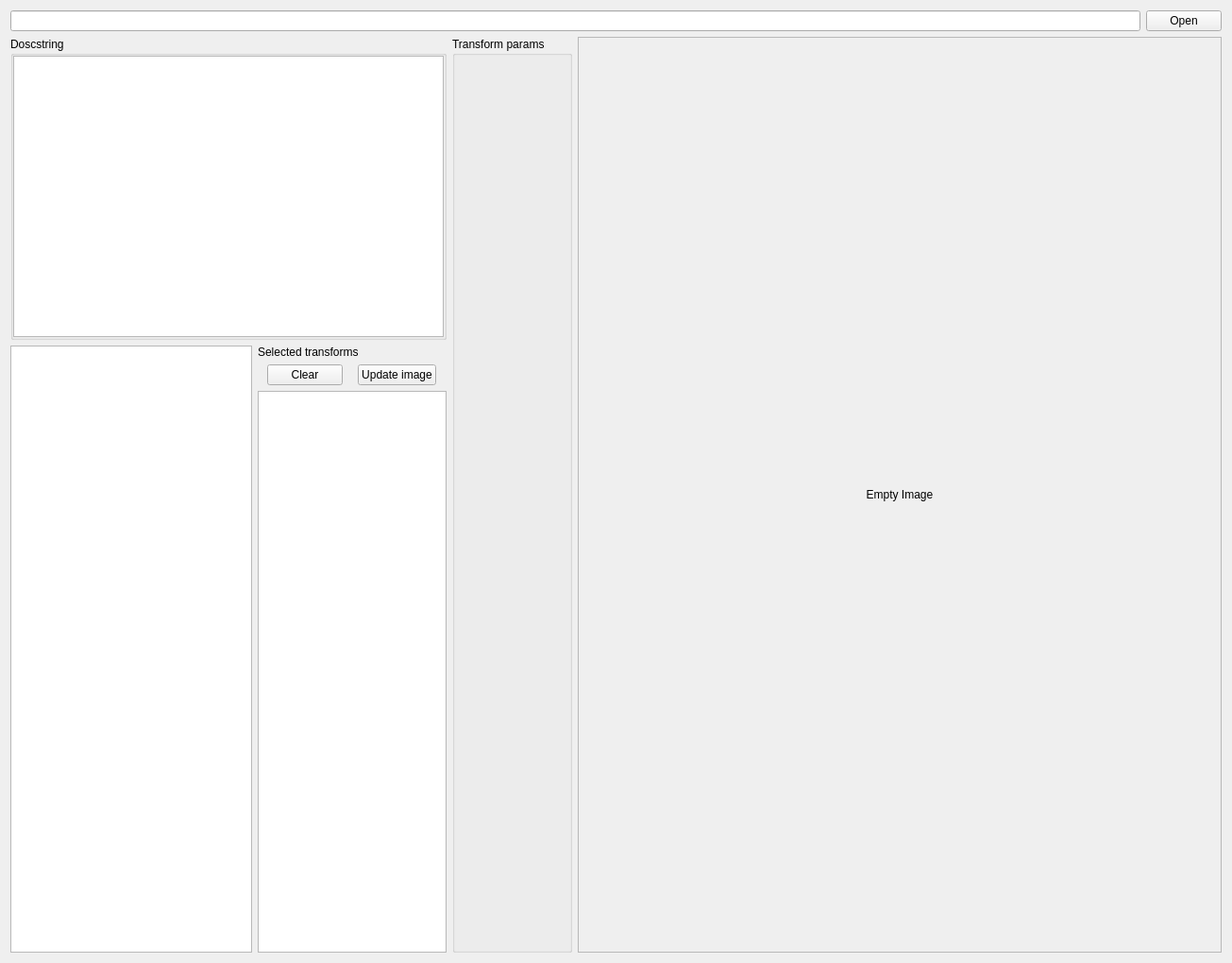
<?xml version="1.0" encoding="UTF-8"?>
<ui version="4.0">
 <class>MainWindow</class>
 <widget class="QMainWindow" name="MainWindow">
  <property name="geometry">
   <rect>
    <x>0</x>
    <y>0</y>
    <width>1305</width>
    <height>1020</height>
   </rect>
  </property>
  <property name="windowTitle">
   <string>MainWindow</string>
  </property>
  <widget class="QWidget" name="centralWidget">
   <layout class="QVBoxLayout" name="verticalLayout">
    <item>
     <layout class="QHBoxLayout" name="horizontalLayout">
      <item>
       <widget class="QLineEdit" name="line_edit_image_path">
        <property name="readOnly">
         <bool>true</bool>
        </property>
       </widget>
      </item>
      <item>
       <widget class="QPushButton" name="button_open_image">
        <property name="text">
         <string>Open</string>
        </property>
       </widget>
      </item>
     </layout>
    </item>
    <item>
     <layout class="QHBoxLayout" name="horizontalLayout_2" stretch="0,0,4">
      <item>
       <layout class="QVBoxLayout" name="verticalLayout_2" stretch="1,2">
        <item>
         <widget class="QGroupBox" name="groupBox_2">
          <property name="title">
           <string>Doscstring</string>
          </property>
          <layout class="QVBoxLayout" name="verticalLayout_3">
           <property name="spacing">
            <number>0</number>
           </property>
           <property name="leftMargin">
            <number>0</number>
           </property>
           <property name="topMargin">
            <number>0</number>
           </property>
           <property name="rightMargin">
            <number>0</number>
           </property>
           <property name="bottomMargin">
            <number>0</number>
           </property>
           <item>
            <widget class="QTextEdit" name="text_edit_docstring">
             <property name="minimumSize">
              <size>
               <width>320</width>
               <height>0</height>
              </size>
             </property>
             <property name="readOnly">
              <bool>true</bool>
             </property>
            </widget>
           </item>
          </layout>
         </widget>
        </item>
        <item>
         <layout class="QHBoxLayout" name="horizontalLayout_5">
          <item>
           <widget class="QTreeView" name="transforms_tree"/>
          </item>
          <item>
           <layout class="QVBoxLayout" name="verticalLayout_4">
            <item>
             <widget class="QLabel" name="label">
              <property name="sizePolicy">
               <sizepolicy hsizetype="Maximum" vsizetype="Preferred">
                <horstretch>0</horstretch>
                <verstretch>0</verstretch>
               </sizepolicy>
              </property>
              <property name="text">
               <string>Selected transforms</string>
              </property>
             </widget>
            </item>
            <item>
             <layout class="QHBoxLayout" name="horizontalLayout_4">
              <item>
               <widget class="QPushButton" name="button_clear">
                <property name="sizePolicy">
                 <sizepolicy hsizetype="Maximum" vsizetype="Fixed">
                  <horstretch>0</horstretch>
                  <verstretch>0</verstretch>
                 </sizepolicy>
                </property>
                <property name="text">
                 <string>Clear</string>
                </property>
               </widget>
              </item>
              <item>
               <widget class="QPushButton" name="button_update_image">
                <property name="sizePolicy">
                 <sizepolicy hsizetype="Maximum" vsizetype="Fixed">
                  <horstretch>0</horstretch>
                  <verstretch>0</verstretch>
                 </sizepolicy>
                </property>
                <property name="text">
                 <string>Update image</string>
                </property>
               </widget>
              </item>
             </layout>
            </item>
            <item>
             <widget class="QListWidget" name="list_widget_selected_transforms">
              <property name="sizePolicy">
               <sizepolicy hsizetype="Preferred" vsizetype="Expanding">
                <horstretch>0</horstretch>
                <verstretch>0</verstretch>
               </sizepolicy>
              </property>
              <property name="maximumSize">
               <size>
                <width>200</width>
                <height>16777215</height>
               </size>
              </property>
             </widget>
            </item>
           </layout>
          </item>
         </layout>
        </item>
       </layout>
      </item>
      <item>
       <widget class="QGroupBox" name="groupBox">
        <property name="title">
         <string>Transform params</string>
        </property>
        <layout class="QVBoxLayout" name="transform_params_layout"/>
       </widget>
      </item>
      <item>
       <widget class="QScrollArea" name="scrollArea">
        <property name="widgetResizable">
         <bool>true</bool>
        </property>
        <widget class="QWidget" name="scrollAreaWidgetContents">
         <property name="geometry">
          <rect>
           <x>0</x>
           <y>0</y>
           <width>651</width>
           <height>965</height>
          </rect>
         </property>
         <layout class="QHBoxLayout" name="horizontalLayout_3">
          <item>
           <widget class="QLabel" name="label_image">
            <property name="text">
             <string>Empty Image</string>
            </property>
            <property name="alignment">
             <set>Qt::AlignCenter</set>
            </property>
           </widget>
          </item>
         </layout>
        </widget>
       </widget>
      </item>
     </layout>
    </item>
   </layout>
  </widget>
 </widget>
 <layoutdefault spacing="6" margin="11"/>
 <resources/>
 <connections/>
</ui>
